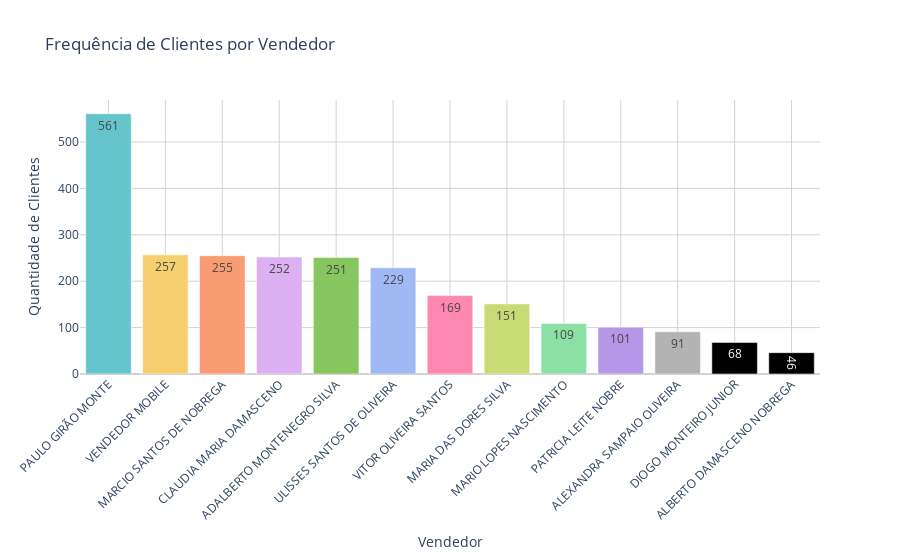

The notebook cell saved with this chart:
### Markdown cell above
<h3>Na categoria clientes, podemos observar o ranking dos 10 clientes mais frequentes.</h3>

### Code cell
vendedores = df_clientes['vendedor'].value_counts().sort_values(ascending=False)

#FIltrando vendedores de acordo com seu código
vendedores = vendedores[vendedores.index.isin(df_vendedores['codigo'])]
df_vendedores = df_vendedores[['codigo', 'nome_completo']]

vendedor_nomes = df_vendedores.set_index('codigo')['nome_completo']
vendedores_legenda = vendedores.index.map(lambda x: vendedor_nomes.get(x, str(x)))

#plotando gráfico de barras
fig6 = go.Figure(data=[
    go.Bar(
        x=vendedores_legenda,
        y=vendedores.values,
        text=vendedores.values,
        textposition='auto',
        marker=dict(color=px.colors.qualitative.Pastel)
    )
])
fig6.update_layout(
    title='Frequência de Clientes por Vendedor',
    xaxis_title='Vendedor',
    yaxis_title='Quantidade de Clientes',
    template='plotly_white',
    xaxis=dict(
        tickangle=-45,
        tickmode='array',
        tickvals=list(range(len(vendedores_legenda))),
        ticktext=vendedores_legenda,
        showgrid=True,
        gridcolor='LightGray',
    ),
    yaxis=dict(
        showgrid=True,
        gridcolor='LightGray',
        zeroline=True,
        zerolinecolor='LightGray',
        zerolinewidth=2
    ),
)
fig6.show()

### Figure 1 — Plotly figure (JSON) as saved in the notebook; plotly's stock layout.template omitted (floating-point values rounded to 4 significant figures)
{"data": [{"marker": {"color": ["rgb(102, 197, 204)", "rgb(246, 207, 113)", "rgb(248, 156, 116)", "rgb(220, 176, 242)", "rgb(135, 197, 95)", "rgb(158, 185, 243)", "rgb(254, 136, 177)", "rgb(201, 219, 116)", "rgb(139, 224, 164)", "rgb(180, 151, 231)", "rgb(179, 179, 179)"]}, "text": [561, 257, 255, 252, 251, 229, 169, 151, 109, 101, 91, 68, 46], "textposition": "auto", "type": "bar", "x": ["PAULO GIRÃO MONTE", "VENDEDOR MOBILE", "MARCIO SANTOS DE NOBREGA", "CLAUDIA MARIA DAMASCENO", "ADALBERTO MONTENEGRO SILVA", "ULISSES SANTOS DE OLIVEIRA", "VITOR OLIVEIRA SANTOS", "MARIA DAS DORES SILVA", "MARIO LOPES NASCIMENTO", "PATRICIA LEITE NOBRE", "ALEXANDRA SAMPAIO OLIVEIRA", "DIOGO MONTEIRO JUNIOR", "ALBERTO DAMASCENO NOBREGA"], "y": [561, 257, 255, 252, 251, 229, 169, 151, 109, 101, 91, 68, 46]}], "layout": {"title": {"text": "Frequência de Clientes por Vendedor"}, "xaxis": {"gridcolor": "LightGray", "showgrid": true, "tickangle": -45, "tickmode": "array", "ticktext": ["PAULO GIRÃO MONTE", "VENDEDOR MOBILE", "MARCIO SANTOS DE NOBREGA", "CLAUDIA MARIA DAMASCENO", "ADALBERTO MONTENEGRO SILVA", "ULISSES SANTOS DE OLIVEIRA", "VITOR OLIVEIRA SANTOS", "MARIA DAS DORES SILVA", "MARIO LOPES NASCIMENTO", "PATRICIA LEITE NOBRE", "ALEXANDRA SAMPAIO OLIVEIRA", "DIOGO MONTEIRO JUNIOR", "ALBERTO DAMASCENO NOBREGA"], "tickvals": [0, 1, 2, 3, 4, 5, 6, 7, 8, 9, 10, 11, 12], "title": {"text": "Vendedor"}}, "yaxis": {"gridcolor": "LightGray", "showgrid": true, "title": {"text": "Quantidade de Clientes"}, "zeroline": true, "zerolinecolor": "LightGray", "zerolinewidth": 2}}}
